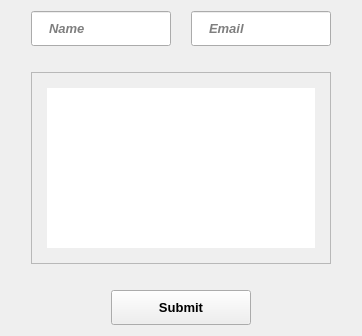
        <widget class="QWidget" name="contact_us">
         <attribute name="title">
          <string>Contact us</string>
         </attribute>
         <layout class="QVBoxLayout" name="verticalLayout_10">
          <item>
           <layout class="QHBoxLayout" name="horizontalLayout_8">
            <property name="spacing">
             <number>20</number>
            </property>
            <property name="leftMargin">
             <number>20</number>
            </property>
            <property name="rightMargin">
             <number>20</number>
            </property>
            <item>
             <widget class="QLineEdit" name="txt_name">
              <property name="minimumSize">
               <size>
                <width>0</width>
                <height>35</height>
               </size>
              </property>
              <property name="font">
               <font>
                <pointsize>10</pointsize>
                <weight>75</weight>
                <italic>true</italic>
                <bold>true</bold>
               </font>
              </property>
              <property name="styleSheet">
               <string notr="true">padding-left:15px</string>
              </property>
              <property name="placeholderText">
               <string>Name</string>
              </property>
             </widget>
            </item>
            <item>
             <widget class="QLineEdit" name="txt_email">
              <property name="minimumSize">
               <size>
                <width>0</width>
                <height>35</height>
               </size>
              </property>
              <property name="font">
               <font>
                <pointsize>10</pointsize>
                <weight>75</weight>
                <italic>true</italic>
                <bold>true</bold>
               </font>
              </property>
              <property name="styleSheet">
               <string notr="true">padding-left:15px</string>
              </property>
              <property name="placeholderText">
               <string>Email</string>
              </property>
             </widget>
            </item>
           </layout>
          </item>
          <item>
           <layout class="QVBoxLayout" name="verticalLayout_8">
            <property name="leftMargin">
             <number>20</number>
            </property>
            <property name="topMargin">
             <number>20</number>
            </property>
            <property name="rightMargin">
             <number>20</number>
            </property>
            <property name="bottomMargin">
             <number>20</number>
            </property>
            <item>
             <widget class="QPlainTextEdit" name="txt_msg">
              <property name="font">
               <font>
                <pointsize>10</pointsize>
                <italic>true</italic>
               </font>
              </property>
              <property name="styleSheet">
               <string notr="true">padding:15px;
</string>
              </property>
              <property name="plainText">
               <string/>
              </property>
              <property name="placeholderText">
               <string>Message</string>
              </property>
             </widget>
            </item>
           </layout>
          </item>
          <item>
           <layout class="QVBoxLayout" name="verticalLayout_9">
            <property name="leftMargin">
             <number>100</number>
            </property>
            <property name="rightMargin">
             <number>100</number>
            </property>
            <item>
             <widget class="QPushButton" name="contact_sub">
              <property name="minimumSize">
               <size>
                <width>0</width>
                <height>35</height>
               </size>
              </property>
              <property name="font">
               <font>
                <pointsize>10</pointsize>
                <weight>75</weight>
                <bold>true</bold>
               </font>
              </property>
              <property name="text">
               <string>Submit</string>
              </property>
             </widget>
            </item>
           </layout>
          </item>
         </layout>
        </widget>
